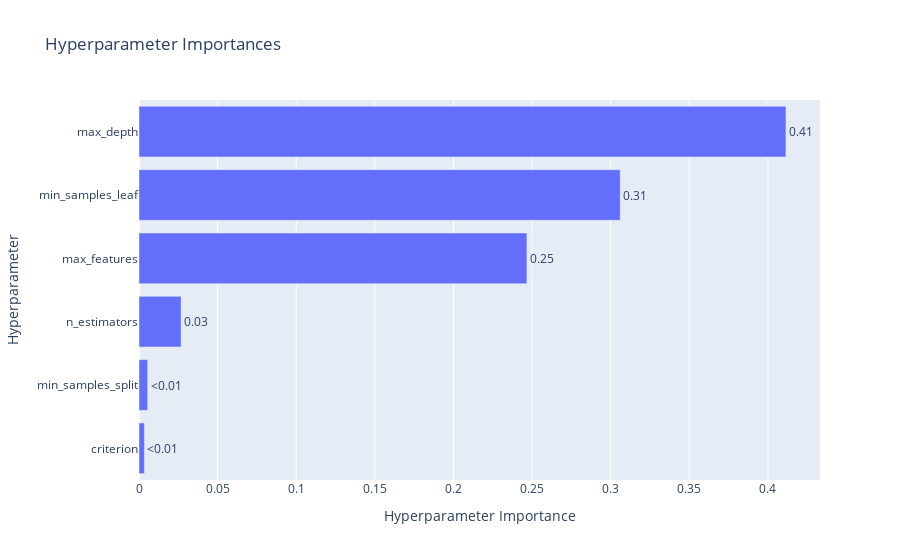
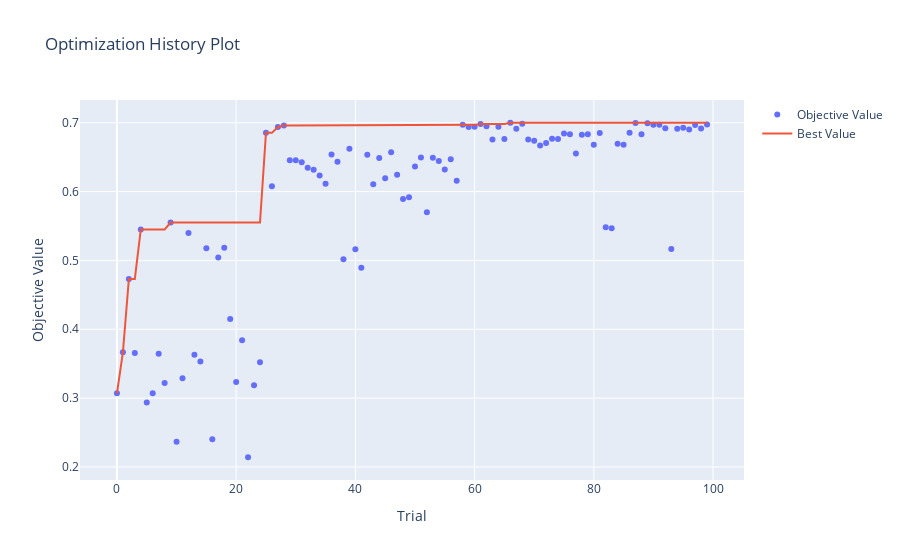

The notebook cell these images were saved under, in order:
### Code cell
import optuna.visualization as vis

display(vis.plot_param_importances(study))
display(vis.plot_optimization_history(study))

### Figure 1 — Plotly figure (JSON) as saved in the notebook; plotly's stock layout.template omitted (floating-point values rounded to 4 significant figures)
{"data": [{"cliponaxis": false, "hovertemplate": ["criterion (CategoricalDistribution): 0.0034504603219397256<extra></extra>", "min_samples_split (IntDistribution): 0.005540707618798773<extra></extra>", "n_estimators (IntDistribution): 0.026766539085464936<extra></extra>", "max_features (CategoricalDistribution): 0.24670511500822184<extra></extra>", "min_samples_leaf (IntDistribution): 0.3060602354456185<extra></extra>", "max_depth (IntDistribution): 0.41147694251995637<extra></extra>"], "name": "Objective Value", "orientation": "h", "text": ["<0.01", "<0.01", "0.03", "0.25", "0.31", "0.41"], "textposition": "outside", "type": "bar", "x": [0.00345, 0.005541, 0.02677, 0.2467, 0.3061, 0.4115], "y": ["criterion", "min_samples_split", "n_estimators", "max_features", "min_samples_leaf", "max_depth"]}], "layout": {"title": {"text": "Hyperparameter Importances"}, "xaxis": {"title": {"text": "Hyperparameter Importance"}}, "yaxis": {"title": {"text": "Hyperparameter"}}}}

### Figure 2 — Plotly figure (JSON) as saved in the notebook; plotly's stock layout.template omitted (floating-point values rounded to 4 significant figures)
{"data": [{"mode": "markers", "name": "Objective Value", "type": "scatter", "x": [0, 1, 2, 3, 4, 5, 6, 7, 8, 9, 10, 11, 12, 13, 14, 15, 16, 17, 18, 19, 20, 21, 22, 23, 24, 25, 26, 27, 28, 29, 30, 31, 32, 33, 34, 35, 36, 37, 38, 39, 40, 41, 42, 43, 44, 45, 46, 47, 48, 49, 50, 51, 52, 53, 54, 55, 56, 57, 58, 59, 60, 61, 62, 63, 64, 65, 66, 67, 68, 69, 70, 71, 72, 73, 74, 75, 76, 77, 78, 79, 80, 81, 82, 83, 84, 85, 86, 87, 88, 89, 90, 91, 92, 93, 94, 95, 96, 97, 98, 99], "y": [0.3071, 0.3666, 0.4732, 0.3655, 0.5451, 0.2935, 0.3072, 0.3643, 0.3221, 0.5551, 0.2367, 0.3287, 0.5398, 0.3632, 0.3533, 0.5176, 0.2404, 0.5043, 0.5183, 0.4149, 0.3235, 0.3839, 0.2141, 0.3186, 0.3521, 0.6853, 0.6079, 0.6939, 0.696, 0.6455, 0.6454, 0.6427, 0.6345, 0.6317, 0.6235, 0.6114, 0.6537, 0.6433, 0.5018, 0.6621, 0.5163, 0.4893, 0.6535, 0.6106, 0.6489, 0.6194, 0.6572, 0.6245, 0.5892, 0.5916, 0.6365, 0.6497, 0.57, 0.649, 0.6443, 0.6322, 0.6471, 0.6157, 0.6969, 0.6937, 0.6942, 0.6983, 0.6949, 0.6756, 0.6943, 0.6762, 0.7, 0.6912, 0.6986, 0.6758, 0.6737, 0.6671, 0.6705, 0.6767, 0.6762, 0.6843, 0.6832, 0.6553, 0.6827, 0.6832, 0.668, 0.6849, 0.5481, 0.5468, 0.6696, 0.668, 0.6856, 0.6997, 0.6832, 0.6994, 0.6972, 0.697, 0.6919, 0.5165, 0.6911, 0.6926, 0.6902, 0.6965, 0.6916, 0.6974]}, {"mode": "lines", "name": "Best Value", "type": "scatter", "x": [0, 1, 2, 3, 4, 5, 6, 7, 8, 9, 10, 11, 12, 13, 14, 15, 16, 17, 18, 19, 20, 21, 22, 23, 24, 25, 26, 27, 28, 29, 30, 31, 32, 33, 34, 35, 36, 37, 38, 39, 40, 41, 42, 43, 44, 45, 46, 47, 48, 49, 50, 51, 52, 53, 54, 55, 56, 57, 58, 59, 60, 61, 62, 63, 64, 65, 66, 67, 68, 69, 70, 71, 72, 73, 74, 75, 76, 77, 78, 79, 80, 81, 82, 83, 84, 85, 86, 87, 88, 89, 90, 91, 92, 93, 94, 95, 96, 97, 98, 99], "y": [0.3071, 0.3666, 0.4732, 0.4732, 0.5451, 0.5451, 0.5451, 0.5451, 0.5451, 0.5551, 0.5551, 0.5551, 0.5551, 0.5551, 0.5551, 0.5551, 0.5551, 0.5551, 0.5551, 0.5551, 0.5551, 0.5551, 0.5551, 0.5551, 0.5551, 0.6853, 0.6853, 0.6939, 0.696, 0.696, 0.696, 0.696, 0.696, 0.696, 0.696, 0.696, 0.696, 0.696, 0.696, 0.696, 0.696, 0.696, 0.696, 0.696, 0.696, 0.696, 0.696, 0.696, 0.696, 0.696, 0.696, 0.696, 0.696, 0.696, 0.696, 0.696, 0.696, 0.696, 0.6969, 0.6969, 0.6969, 0.6983, 0.6983, 0.6983, 0.6983, 0.6983, 0.7, 0.7, 0.7, 0.7, 0.7, 0.7, 0.7, 0.7, 0.7, 0.7, 0.7, 0.7, 0.7, 0.7, 0.7, 0.7, 0.7, 0.7, 0.7, 0.7, 0.7, 0.7, 0.7, 0.7, 0.7, 0.7, 0.7, 0.7, 0.7, 0.7, 0.7, 0.7, 0.7, 0.7]}, {"marker": {"color": "#cccccc"}, "mode": "markers", "name": "Infeasible Trial", "showlegend": false, "type": "scatter", "x": [], "y": []}], "layout": {"title": {"text": "Optimization History Plot"}, "xaxis": {"title": {"text": "Trial"}}, "yaxis": {"title": {"text": "Objective Value"}}}}
